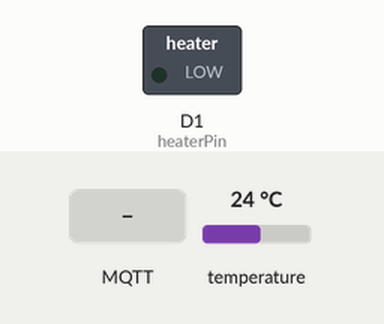
Bench run of a sketch on a simulated ESP8266 (NodeMCU). Shown: switched loads named in the sketch (green lamp = pin HIGH). The test bench sets the inputs (shaded band); at power-on: temperature 24 °C. WiFi joins after 1.5 s; servers stay silent unless stated; no MQTT or app messages arrive unless stated; what the sketch prints to the serial monitor is not drawn.

Above: at 2.7 s.
2.8 s: MQTT message "90" arrives on the first subscribed topic
At 5.8 s:
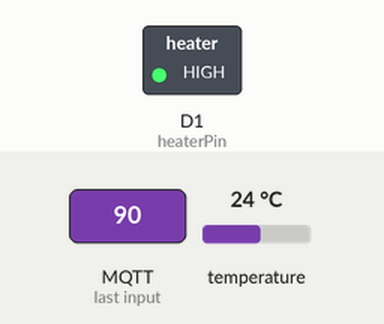
6.1 s: MQTT message "0" arrives on the first subscribed topic
At 8.2 s:
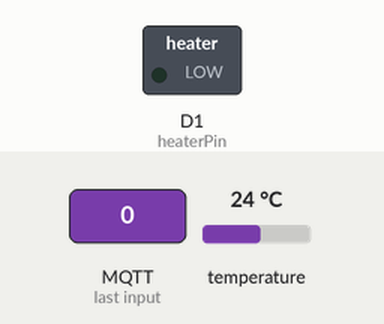
9.2 s: MQTT message "200" arrives on the first subscribed topic
At 11.5 s:
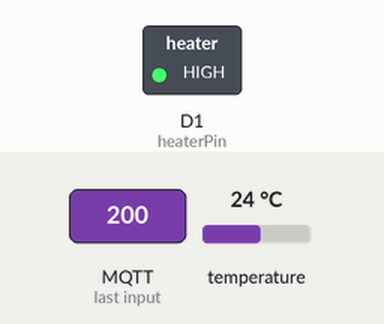
Timing chart, 0 to 13.0 s (numbered marks = the images above; inputs shaded):
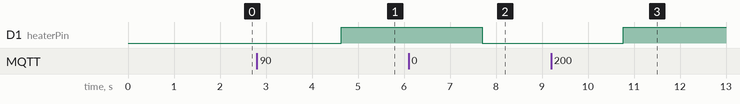

Measured:
- after the input at 2.8 s, D1 (heaterPin): LOW → HIGH after 1.8 s
- after the input at 6.1 s, D1 (heaterPin): HIGH → LOW after 1.6 s
- after the input at 9.2 s, D1 (heaterPin): LOW → HIGH after 1.6 s

The sketch:

ds18b20TempSensor.ino
```cpp
#include <ESP8266WiFi.h>
#include <PubSubClient.h>
#include <OneWire.h>
#include <DallasTemperature.h>
#include <Streaming.h>
#include <PID_v1.h>

#define SLEEP_DELAY_IN_SECONDS  30
#define ONE_WIRE_BUS            D4      // DS18B20 data pin
#define heaterPin               D1      // SSR output pin

const char* ssid = "enter you netwok name here";
const char* password = "network password";

const char* mqtt_server = "raspberrypi";
const char* mqtt_username = "<MQTT_BROKER_USERNAME>";
const char* mqtt_password = "<MQTT_BROKER_PASSWORD>";
const char* mqtt_topic_1 = "readTemp";
const char* mqtt_topic_2 = "setTemp";
const char* mqtt_topic_3 = "errorMssg";

WiFiClient espClient;
PubSubClient client(espClient);

OneWire oneWire(ONE_WIRE_BUS);
DallasTemperature DS18B20(&oneWire);
DeviceAddress tempSensor;

char temperatureString[6];
String varTemp = "0";
float fltVarTemp;

double Setpoint, Input, Output;
PID myPID(&Input, &Output, &Setpoint,500,1,20, DIRECT);


int WindowSize = 5000;
unsigned long windowStartTime;

void setup() {
  pinMode(heaterPin,OUTPUT);
  // setup serial port
  Serial.begin(115200);

  // setup WiFi
  setup_wifi();
  client.setServer(mqtt_server, 1883);
  client.setCallback(callback);

  // setup OneWire bus
  DS18B20.begin();

  //PID setup
  Setpoint = 10;
  windowStartTime = millis();
  myPID.SetOutputLimits(0, WindowSize);
  myPID.SetMode(AUTOMATIC);
}

void setup_wifi() {
  delay(10);
  // Start by connecting to a WiFi network
  Serial.println();
  Serial.print("Connecting to ");
  Serial.println(ssid);

  WiFi.begin(ssid, password);

  while (WiFi.status() != WL_CONNECTED) {
    delay(500);
    Serial.print(".");
  }

  Serial.println("");
  Serial.println("WiFi connected");
  Serial.println("IP address: ");
  Serial.println(WiFi.localIP());
}
void callback(char* topic, byte* payload, unsigned int length) {

 payload[length]='\0';
 varTemp = String((char*)payload);
 Serial.println(varTemp);

 Serial << "Message arrived [" << mqtt_topic_2 << "] " << endl;

 for (int i=0;i<length;i++) {
  char receivedChar = (char)payload[i];
  Serial.print(receivedChar);
  }
  Serial.println();

}

void reconnect() {
  // Loop until we're reconnected
  while (!client.connected()) {
    Serial.print("Attempting MQTT connection...");
    // Attempt to connect
    //if (client.connect("ESP8266Client", mqtt_username, mqtt_password)) {
    if (client.connect("ESP8266Client")) {
      Serial.println("connected");
      client.subscribe(mqtt_topic_2);
    } else {
      Serial << "failed, rc=" << client.state() << " try again in 5 seconds" << endl;
      Serial.println("");
      // Wait 5 seconds before retrying
      delay(5000);
    }
  }
}

float getTemperature() {
  //Serial << "Requesting DS18B20 temperature..." << endl;
  float temp;
 while (DS18B20.getDeviceCount() == 0) {
    Serial.println("Temperature sensor disconnected");
    client.publish(mqtt_topic_3, "Temp sensor disconnected",1);
    delay(1000);
  }
  DS18B20.requestTemperatures();
  temp = DS18B20.getTempCByIndex(0);
}

void loop() {
  if (!client.connected()) {
    reconnect();
  }
  client.loop();

  if (getTemperature() == -127) {
    Serial.println("Temperature sensor disconnected");
    client.publish(mqtt_topic_3, "Temp sensor disconnected",1);
    digitalWrite(heaterPin,LOW);
    delay(1000);

  } else {

    float displayTemp = getTemperature();
    //Convert from celcius to farenheight
    displayTemp = displayTemp * 1.8 + 32;
    // convert temperature to a string with two digits before the comma and 2 digits for precision
    dtostrf(displayTemp, 2, 2, temperatureString);
    // send temperature to the serial console
    Serial << "Sensor read temperature:" << temperatureString << " F." << endl;
    // send temperature to the MQTT topic
    client.publish(mqtt_topic_1, temperatureString);
    //convert set temp received from mqtt, from string to double
    fltVarTemp = atof (varTemp.c_str());

    Serial << "Target temperature:" << fltVarTemp << " F." << endl;

    Serial.println();

    Setpoint = fltVarTemp;
    Input = displayTemp;
    myPID.Compute();

    unsigned long now = millis();
    if(now - windowStartTime>WindowSize)
    { //time to shift the Relay Window
      windowStartTime += WindowSize;
    }
    if(Output > now - windowStartTime) digitalWrite(heaterPin,HIGH);
    else digitalWrite(heaterPin,LOW);

  }
}
```
